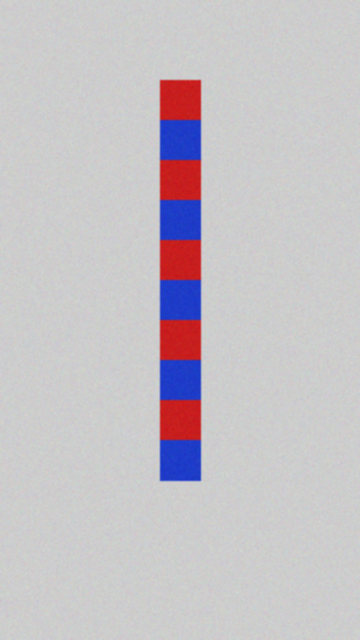
#> input picture neer-kaaval/data/sample_images/marker_depth_0.png, 360 x 640 px
$ python -i depth.py   (imports and definitions only)
#> lines starting #> are read from the running program, lines starting #| are printed output that depends on the picture; after the words box and inside, x2 and y2 are one past the last pixel; in counts of white or black regions, pixels touching at a corner belong together
#> further down, picture is the input picture: shape (640, 360, 3); mean B, G, R 198.1, 193.1, 198.1
"""Estimate flood depth from a photo of a Neer Kaaval depth marker.

Marker design: a vertical strip of N equal, square bands (default 10 x 10 cm = 100 cm)
alternating red / blue, red band at the TOP, ground level at the bottom. Water hides
the lower bands, so depth = marker height - visible height.
"""
from dataclasses import dataclass
import cv2
import numpy as np


class MarkerNotFound(Exception):
    """No marker pattern detected (or the marker is fully submerged / out of frame)."""


@dataclass
class DepthResult:
    depth_cm: float
    confidence: float      # 0..1, how consistent the band pattern looked
    bands_visible: float


def _color_masks(bgr):
    h, s, v = cv2.split(cv2.cvtColor(bgr, cv2.COLOR_BGR2HSV))
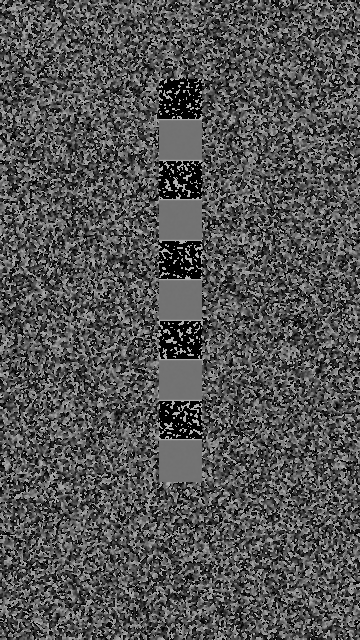
#> h: shape (640, 360); min 0, max 179, mean 83.4
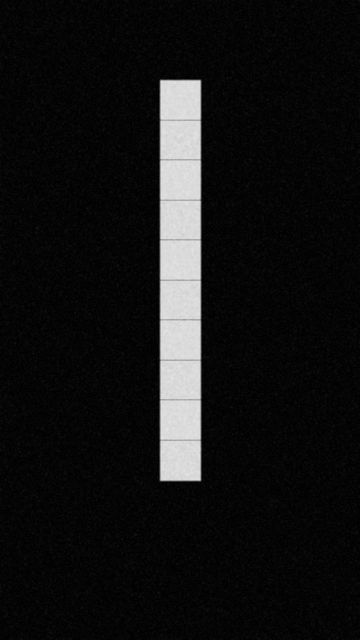
#> s: shape (640, 360); min 0, max 228, mean 19.8
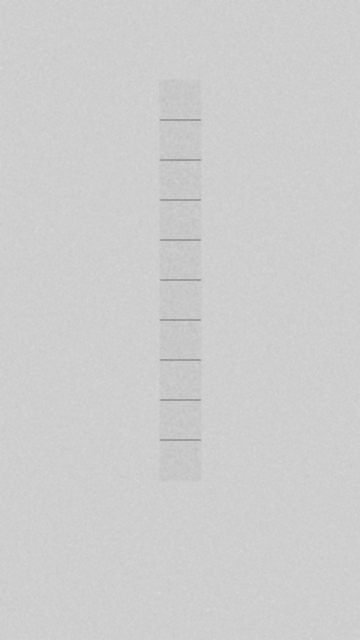
#> v: shape (640, 360); min 151, max 216, mean 205.8
    saturated = (s > 120) & (v > 70)
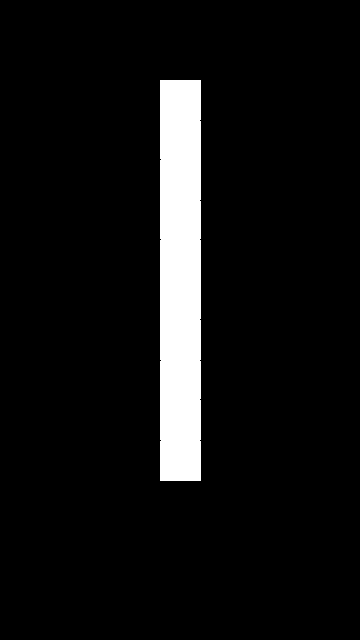
#> saturated: shape (640, 360) bool; 7.1% white; 1 white region, box (x1, y1, x2, y2) and area: (160, 80, 201, 481) 16430
    red = saturated & ((h <= 8) | (h >= 172))
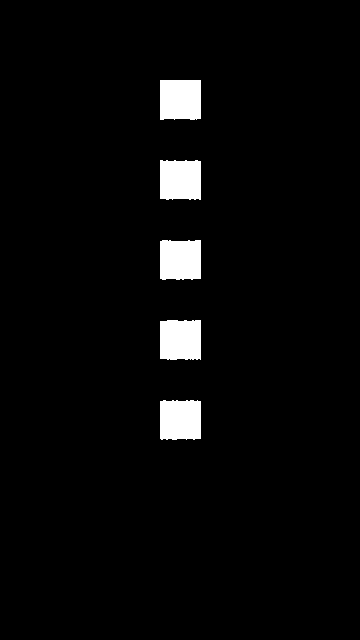
#> red: shape (640, 360) bool; 3.5% white; 5 white regions, box (x1, y1, x2, y2) and area: (160, 80, 201, 120) 1610, (160, 320, 201, 360) 1598, (160, 240, 201, 280) 1586, (160, 400, 201, 440) 1584, (160, 160, 201, 200) 1580
    blue = saturated & (h >= 100) & (h <= 130)
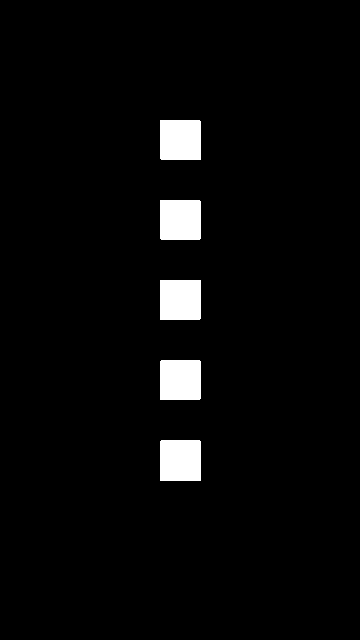
#> blue: shape (640, 360) bool; 3.6% white; 5 white regions, box (x1, y1, x2, y2) and area: (160, 440, 201, 481) 1679, (160, 280, 201, 320) 1639, (160, 120, 201, 160) 1638, (160, 200, 201, 240) 1637, (160, 360, 201, 400) 1637
    return red, blue


def _runs(classes, max_gap=3):
    """Run-length encode row classes (0 none, 1 red, 2 blue), bridging tiny gaps."""
    cl = list(classes)
    i = 0
    while i < len(cl):
        if cl[i] == 0:
            j = i
            while j < len(cl) and cl[j] == 0:
                j += 1
            if 0 < i and j < len(cl) and cl[i - 1] == cl[j] and (j - i) <= max_gap:
                for k in range(i, j):
                    cl[k] = cl[i - 1]
            i = j
        else:
            i += 1
    runs, cur, n = [], None, 0
    for c in cl:
        if c == cur:
            n += 1
        else:
            if cur not in (None, 0) and n >= 3:
                runs.append(n)
            cur, n = c, 1
    if cur not in (None, 0) and n >= 3:
        runs.append(n)
    return runs


def estimate_depth(bgr, marker_height_cm=100.0, n_bands=10):
    band_cm = marker_height_cm / n_bands
    red, blue = _color_masks(bgr)
    mask = ((red | blue).astype(np.uint8)) * 255
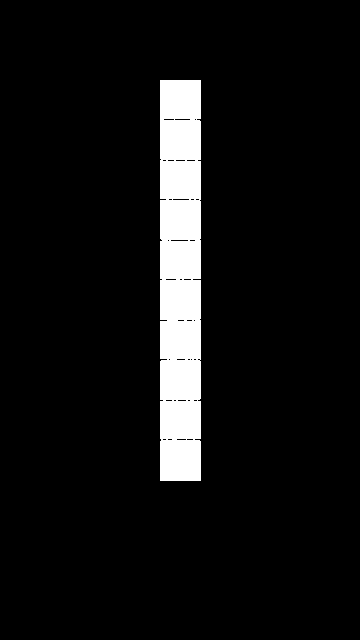
#> mask: shape (640, 360); 7% white; 1 white region, box (x1, y1, x2, y2) and area: (160, 80, 201, 481) 16188
    mask = cv2.morphologyEx(mask, cv2.MORPH_CLOSE, np.ones((5, 5), np.uint8))
#> mask: shape (640, 360); 7.1% white; 1 white region, box (x1, y1, x2, y2) and area: (160, 80, 201, 481) 16441
    n, _, stats, _ = cv2.connectedComponentsWithStats(mask)
#> n = 2; stats = [[0, 0, 360, 640, 213959], [160, 80, 41, 401, 16441]]
    if n <= 1:
        raise MarkerNotFound("no marker pattern found")
    idx = 1 + int(np.argmax(stats[1:, cv2.CC_STAT_AREA]))
#> idx = 1
    x, y, w, h, area = stats[idx]
#> x = 160; y = 80; w = 41; h = 401; area = 16441
    if area < 200 or h < w:
        raise MarkerNotFound("pattern too small or not vertical")
    classes = []
    for row in range(y, y + h):
        rc, bc = red[row, x:x + w].sum(), blue[row, x:x + w].sum()
        classes.append(1 if (rc > 0.5 * w and rc >= bc) else 2 if (bc > 0.5 * w) else 0)
#> this loop made 401 passes
#> (rc, bc) on passes 1 to 3: (41, 0), (41, 0), (41, 0)
#> after the loop, classes = 401 values, max 2 at index 40, min 0 at index 39, mean 1.48
    runs = _runs(classes)
#> in _runs, `cl = list(classes)`: cl has the same summary as classes in estimate_depth
#> the loop in _runs, `while i < len(cl):` made 401 passes
#> after the loop in _runs, `while i < len(cl):`: i = 401; j = 360
#> the loop in _runs, `for c in cl:` made 401 passes
#> (c, cur, n) on passes 40 to 41: (0, 0, 1), (2, 2, 1)
#> (c, n) on passes 3 to 8: (1, 3), (1, 4), (1, 5), (1, 6), (1, 7), (1, 8)
#> after the loop in _runs, `for c in cl:`: runs = [39, 40, 38, 40, 38, 40, 39, 40, 38]
#> runs = [39, 40, 38, 40, 38, 40, 39, 40, 38, 41]
    if not runs:
        raise MarkerNotFound("no band rows found")
    k = len(runs)
#> k = 10
    band_px = float(np.median(runs[:-1])) if k >= 2 else float(w)  # bands are square
#> band_px = 39
    n_eff = (k - 1) + min(runs[-1] / band_px, 1.0)
#> n_eff = 10
    depth = float(np.clip(marker_height_cm - n_eff * band_cm, 0.0, marker_height_cm))
#> depth = 0
    consistency = 1.0 - min(1.0, float(np.std(runs[:-1])) / band_px) if k >= 3 else 0.6
#> consistency = 0.978
    confidence = 0.5 * consistency + 0.5 * (1.0 if k >= 2 else 0.6)
#> confidence = 0.989
    if y <= 1:  # touching the top edge -> marker probably cropped
        confidence *= 0.5
    return DepthResult(round(depth, 1), round(confidence, 2), round(n_eff, 2))

>>> import cv2
>>> picture = cv2.imread('../data/sample_images/marker_depth_0.png')
>>> result = estimate_depth(picture)

$ run again, on neer-kaaval/data/sample_images/marker_depth_30.png
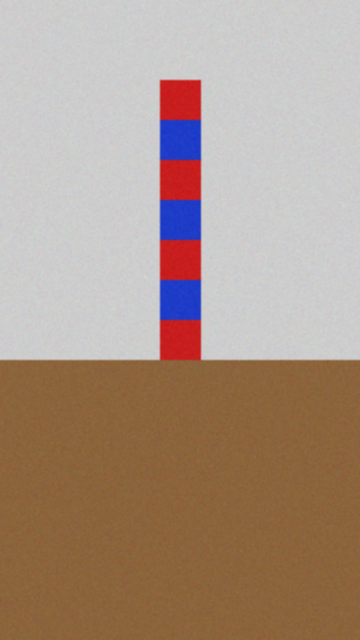
#> input picture neer-kaaval/data/sample_images/marker_depth_30.png, 360 x 640 px
#> picture is the input picture: shape (640, 360, 3); mean B, G, R 136, 150.5, 172.2
#> in _color_masks, `saturated = (s > 120) & (v > 70)`:
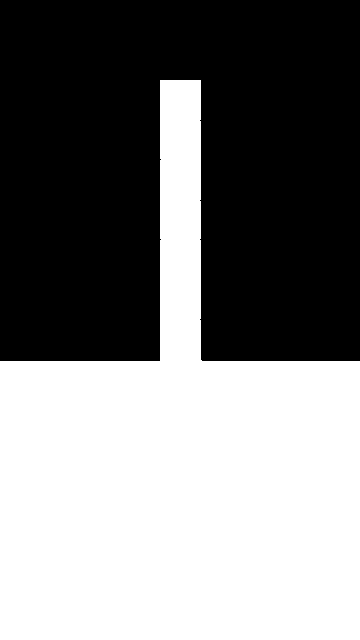
#> saturated: shape (640, 360) bool; 48.6% white; 1 white region, box (x1, y1, x2, y2) and area: (0, 80, 360, 640) 111956
#> red: shape (640, 360) bool; 2.8% white; 4 white regions, box (x1, y1, x2, y2) and area: (160, 320, 201, 361) 1640, (160, 80, 201, 120) 1610, (160, 240, 201, 280) 1586, (160, 160, 201, 200) 1580
#> blue: shape (640, 360) bool; 2.1% white; 3 white regions, box (x1, y1, x2, y2) and area: (160, 280, 201, 320) 1639, (160, 120, 201, 160) 1638, (160, 200, 201, 240) 1637
#> in estimate_depth, `mask = cv2.morphologyEx(mask, cv2.MORPH_CLOSE, np.ones((5, 5), np.uint..`:
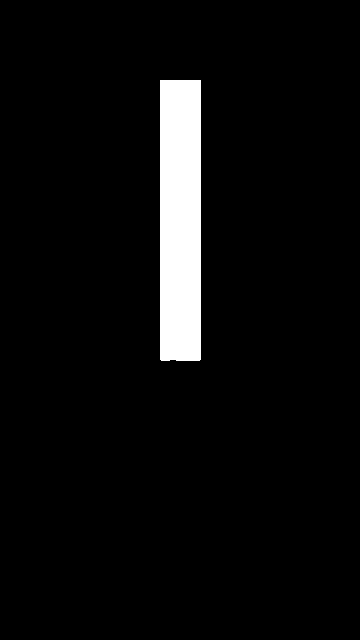
#> mask: shape (640, 360); 5% white; 1 white region, box (x1, y1, x2, y2) and area: (160, 80, 201, 361) 11513
#> in estimate_depth, `n, _, stats, _ = cv2.connectedComponentsWithStats(mask)`: n = 2; stats = [[0, 0, 360, 640, 218887], [160, 80, 41, 281, 11513]]
#> idx = 1
#> in estimate_depth, `x, y, w, h, area = stats[idx]`: x = 160; y = 80; w = 41; h = 281; area = 11513
#> the loop in estimate_depth, `for row in range(y, y + h):` made 281 passes
#> (rc, bc) on passes 1 to 3: (41, 0), (41, 0), (41, 0)
#> after the loop in estimate_depth, `for row in range(y, y + h):`: classes = 281 values, max 2 at index 40, min 0 at index 39, mean 1.41
#> cl has the same summary as classes in estimate_depth
#> the loop in _runs, `while i < len(cl):` made 281 passes
#> after the loop in _runs, `while i < len(cl):`: i = 281
#> the loop in _runs, `for c in cl:` made 281 passes
#> (c, cur, n) on passes 40 to 41: (0, 0, 1), (2, 2, 1)
#> after the loop in _runs, `for c in cl:`: runs = [39, 40, 38, 40, 38, 40, 40]
#> k = 7
#> band_px = 39.5
#> n_eff = 7
#> depth = 30
#> consistency = 0.977
#> confidence = 0.989
